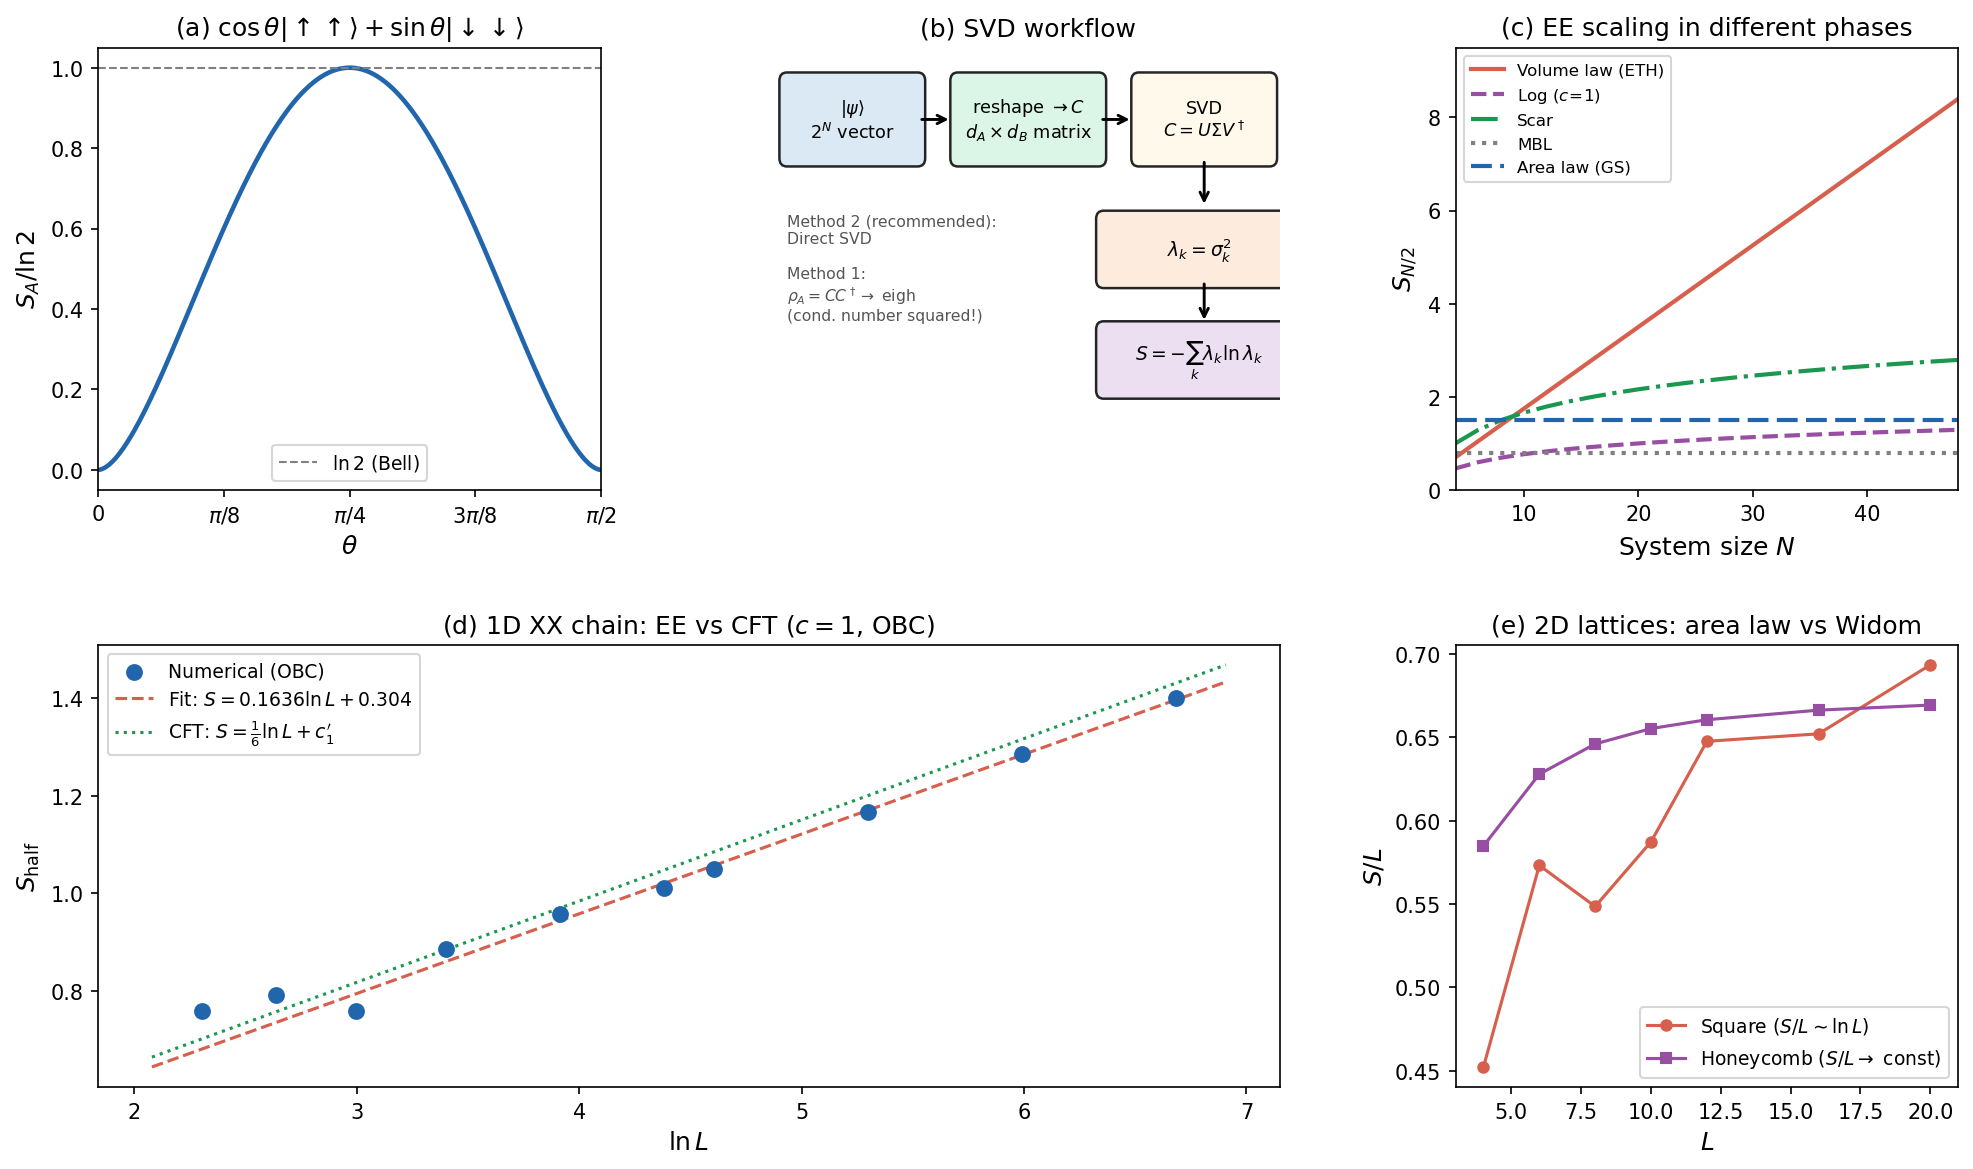

The script that saved this image:
"""
Figures for: 纠缠熵的计算：从偏迹到高效算法与二维推广

Five panels:
  (a) S(theta) for partial entanglement
  (b) Schmidt decomposition / SVD flow diagram
  (c) EE scaling comparison (area/volume/log/MBL/scar)
  (d) 1D free fermion: S vs ln(L) with CFT fit
  (e) 2D comparison: square vs honeycomb S/L
"""

import numpy as np
import matplotlib.pyplot as plt
import matplotlib.patches as mpatches
from matplotlib.gridspec import GridSpec
import sys, os

# Add code directory to path
sys.path.insert(0, os.path.join(os.path.dirname(__file__), ".."))
from ee import ee_corr_matrix
from lattices import chain_1d, square_2d, honeycomb_2d, subsystem_left_half

# ── Style ────────────────────────────────────────────────────────────────────
plt.rcParams.update({"font.size": 10, "axes.labelsize": 12})
C1, C2, C3, C4, C5 = "#2166ac", "#d6604d", "#1a9850", "#984ea3", "#e6ab02"

fig = plt.figure(figsize=(16, 9))
gs = GridSpec(2, 3, figure=fig, hspace=0.35, wspace=0.35)

# ═════════════════════════════════════════════════════════════════════════════
# (a) S(theta)
# ═════════════════════════════════════════════════════════════════════════════
ax1 = fig.add_subplot(gs[0, 0])
theta = np.linspace(0, np.pi / 2, 400)
lam1 = np.cos(theta) ** 2
lam2 = np.sin(theta) ** 2
eps = 1e-14
S = np.where(lam1 > eps, -lam1 * np.log(lam1), 0) + \
    np.where(lam2 > eps, -lam2 * np.log(lam2), 0)

ax1.plot(theta, S / np.log(2), color=C1, lw=2.2)
ax1.axhline(1, color="gray", ls="--", lw=1, label=r"$\ln 2$ (Bell)")
ax1.set_xlabel(r"$\theta$")
ax1.set_ylabel(r"$S_A / \ln 2$")
ax1.set_title(r"(a) $\cos\theta|\uparrow\uparrow\rangle + \sin\theta|\downarrow\downarrow\rangle$")
ax1.set_xlim(0, np.pi / 2)
ax1.set_xticks([0, np.pi / 8, np.pi / 4, 3 * np.pi / 8, np.pi / 2])
ax1.set_xticklabels(["0", r"$\pi/8$", r"$\pi/4$", r"$3\pi/8$", r"$\pi/2$"])
ax1.legend(fontsize=9)

# ═════════════════════════════════════════════════════════════════════════════
# (b) SVD flow diagram
# ═════════════════════════════════════════════════════════════════════════════
ax2 = fig.add_subplot(gs[0, 1])
ax2.set_xlim(0, 10)
ax2.set_ylim(0, 8)
ax2.axis("off")
ax2.set_title("(b) SVD workflow")

def draw_box(ax, x, y, w, h, color, label, fontsize=9):
    rect = mpatches.FancyBboxPatch((x, y), w, h, boxstyle="round,pad=0.15",
                                    facecolor=color, edgecolor="k", lw=1.2, alpha=0.85)
    ax.add_patch(rect)
    ax.text(x + w / 2, y + h / 2, label, ha="center", va="center", fontsize=fontsize)

def arrow(ax, x0, x1, y, color="black"):
    ax.annotate("", xy=(x1, y), xytext=(x0, y),
                arrowprops=dict(arrowstyle="->", color=color, lw=1.4))

draw_box(ax2, 0.2, 6.0, 2.6, 1.4, "#d4e6f1",
         r"$|\psi\rangle$" + "\n" + r"$2^N$ vector", fontsize=8.5)
arrow(ax2, 2.8, 3.5, 6.7)

draw_box(ax2, 3.6, 6.0, 2.8, 1.4, "#d5f5e3",
         r"reshape $\to C$" + "\n" + r"$d_A \times d_B$ matrix", fontsize=8.5)
arrow(ax2, 6.4, 7.1, 6.7)

draw_box(ax2, 7.2, 6.0, 2.6, 1.4, "#fef9e7",
         "SVD\n" + r"$C = U\Sigma V^\dagger$", fontsize=8.5)
ax2.annotate("", xy=(8.5, 5.1), xytext=(8.5, 6.0),
             arrowprops=dict(arrowstyle="->", color="k", lw=1.4))

draw_box(ax2, 6.5, 3.8, 3.8, 1.1, "#fde8d8",
         r"$\lambda_k = \sigma_k^2$", fontsize=9)
ax2.annotate("", xy=(8.5, 3.0), xytext=(8.5, 3.8),
             arrowprops=dict(arrowstyle="->", color="k", lw=1.4))

draw_box(ax2, 6.5, 1.8, 3.8, 1.1, "#e8daef",
         r"$S = -\sum_k \lambda_k \ln \lambda_k$", fontsize=9)

ax2.text(0.2, 5.0, "Method 2 (recommended):\nDirect SVD\n\nMethod 1:\n" + r"$\rho_A = CC^\dagger \to$ eigh"
         + "\n(cond. number squared!)", fontsize=7.5, color="#555", va="top")

# ═════════════════════════════════════════════════════════════════════════════
# (c) EE scaling comparison
# ═════════════════════════════════════════════════════════════════════════════
ax3 = fig.add_subplot(gs[0, 2])
N_vals = np.arange(4, 50, 2)
S_area = np.ones_like(N_vals, dtype=float) * 1.5
S_vol = 0.35 * N_vals / 2
S_log = (1 / 3) * np.log(N_vals)
S_mbl = 0.8 * np.ones_like(N_vals, dtype=float)
S_scar = 0.5 * np.log(N_vals) / np.log(2)

ax3.plot(N_vals, S_vol, color=C2, lw=2, label="Volume law (ETH)")
ax3.plot(N_vals, S_log, color=C4, lw=2, ls="--", label=r"Log ($c\!=\!1$)")
ax3.plot(N_vals, S_scar, color=C3, lw=2, ls="-.", label="Scar")
ax3.plot(N_vals, S_mbl, color="gray", lw=2, ls=":", label="MBL")
ax3.plot(N_vals, S_area, color=C1, lw=2, ls=(0, (5, 2)), label="Area law (GS)")
ax3.set_xlabel("System size $N$")
ax3.set_ylabel(r"$S_{N/2}$")
ax3.set_title("(c) EE scaling in different phases")
ax3.legend(fontsize=8, loc="upper left")
ax3.set_xlim(4, 48)
ax3.set_ylim(0, 9.5)

# ═════════════════════════════════════════════════════════════════════════════
# (d) 1D benchmark: S vs ln(L) with CFT fit
# ═════════════════════════════════════════════════════════════════════════════
ax4 = fig.add_subplot(gs[1, 0:2])

Ls_1d = [10, 14, 20, 30, 50, 80, 100, 200, 400, 800]
Ss_1d = []
for L in Ls_1d:
    G = chain_1d(L, pbc=False)
    Ss_1d.append(ee_corr_matrix(G, list(range(L // 2))))

lnL = np.log(Ls_1d)
ax4.scatter(lnL, Ss_1d, color=C1, s=50, zorder=5, label="Numerical (OBC)")

# CFT fit (L >= 50)
mask = [i for i, l in enumerate(Ls_1d) if l >= 50]
A_fit = np.column_stack([np.log([Ls_1d[i] for i in mask]), np.ones(len(mask))])
c_fit, *_ = np.linalg.lstsq(A_fit, [Ss_1d[i] for i in mask], rcond=None)
x_fit = np.linspace(np.log(8), np.log(1000), 100)
ax4.plot(x_fit, c_fit[0] * x_fit + c_fit[1], color=C2, ls="--", lw=1.5,
         label=f"Fit: $S = {c_fit[0]:.4f}\\ln L + {c_fit[1]:.3f}$")

# Exact CFT line
ax4.plot(x_fit, (1 / 6) * x_fit + c_fit[1] - (c_fit[0] - 1/6) * np.mean(x_fit),
         color=C3, ls=":", lw=1.5, label=r"CFT: $S = \frac{1}{6}\ln L + c_1'$")

ax4.set_xlabel(r"$\ln L$")
ax4.set_ylabel(r"$S_{\mathrm{half}}$")
ax4.set_title(r"(d) 1D XX chain: EE vs CFT ($c = 1$, OBC)")
ax4.legend(fontsize=9)

# ═════════════════════════════════════════════════════════════════════════════
# (e) 2D: square vs honeycomb S/L
# ═════════════════════════════════════════════════════════════════════════════
ax5 = fig.add_subplot(gs[1, 2])

Ls_2d = [4, 6, 8, 10, 12, 16, 20]
Ss_sq, Ss_hc = [], []
for L in Ls_2d:
    G_sq = square_2d(L, L, pbc=False)
    sub_sq = subsystem_left_half(L, L, sites_per_cell=1)
    Ss_sq.append(ee_corr_matrix(G_sq, sub_sq))

    G_hc = honeycomb_2d(L, L, pbc=False)
    sub_hc = subsystem_left_half(L, L, sites_per_cell=2)
    Ss_hc.append(ee_corr_matrix(G_hc, sub_hc))

Ls_arr = np.array(Ls_2d)
ax5.plot(Ls_arr, np.array(Ss_sq) / Ls_arr, "o-", color=C2, lw=1.5, ms=5,
         label=r"Square ($S/L \sim \ln L$)")
ax5.plot(Ls_arr, np.array(Ss_hc) / Ls_arr, "s-", color=C4, lw=1.5, ms=5,
         label=r"Honeycomb ($S/L \to$ const)")

ax5.set_xlabel("$L$")
ax5.set_ylabel("$S / L$")
ax5.set_title("(e) 2D lattices: area law vs Widom")
ax5.legend(fontsize=9)
ax5.set_xlim(3, 21)

plt.savefig("entanglement-entropy-how-to-compute_fig.png", dpi=150, bbox_inches="tight")
plt.savefig("entanglement-entropy-how-to-compute_fig.pdf", bbox_inches="tight")
print("Saved figure (5 panels).")
